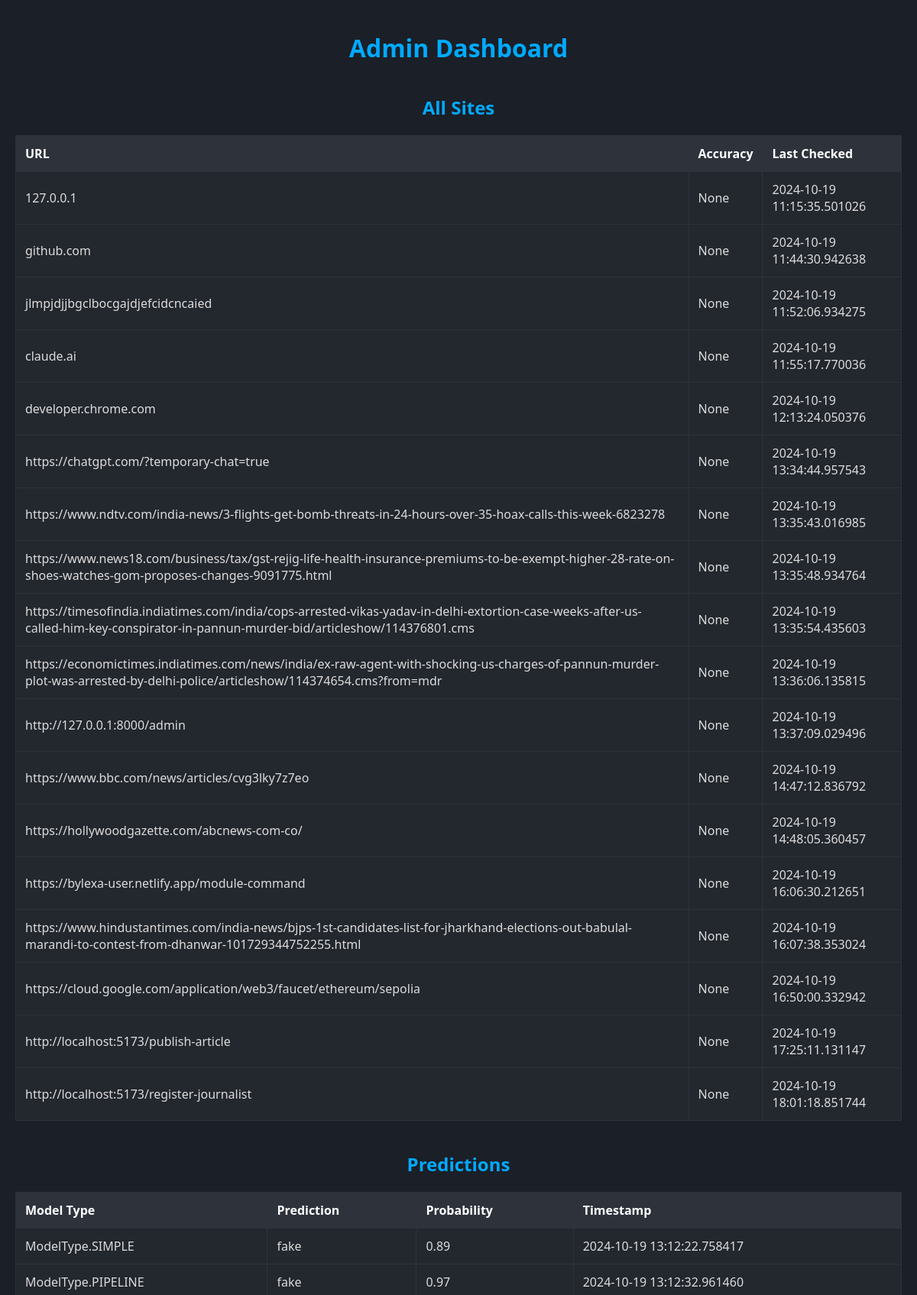
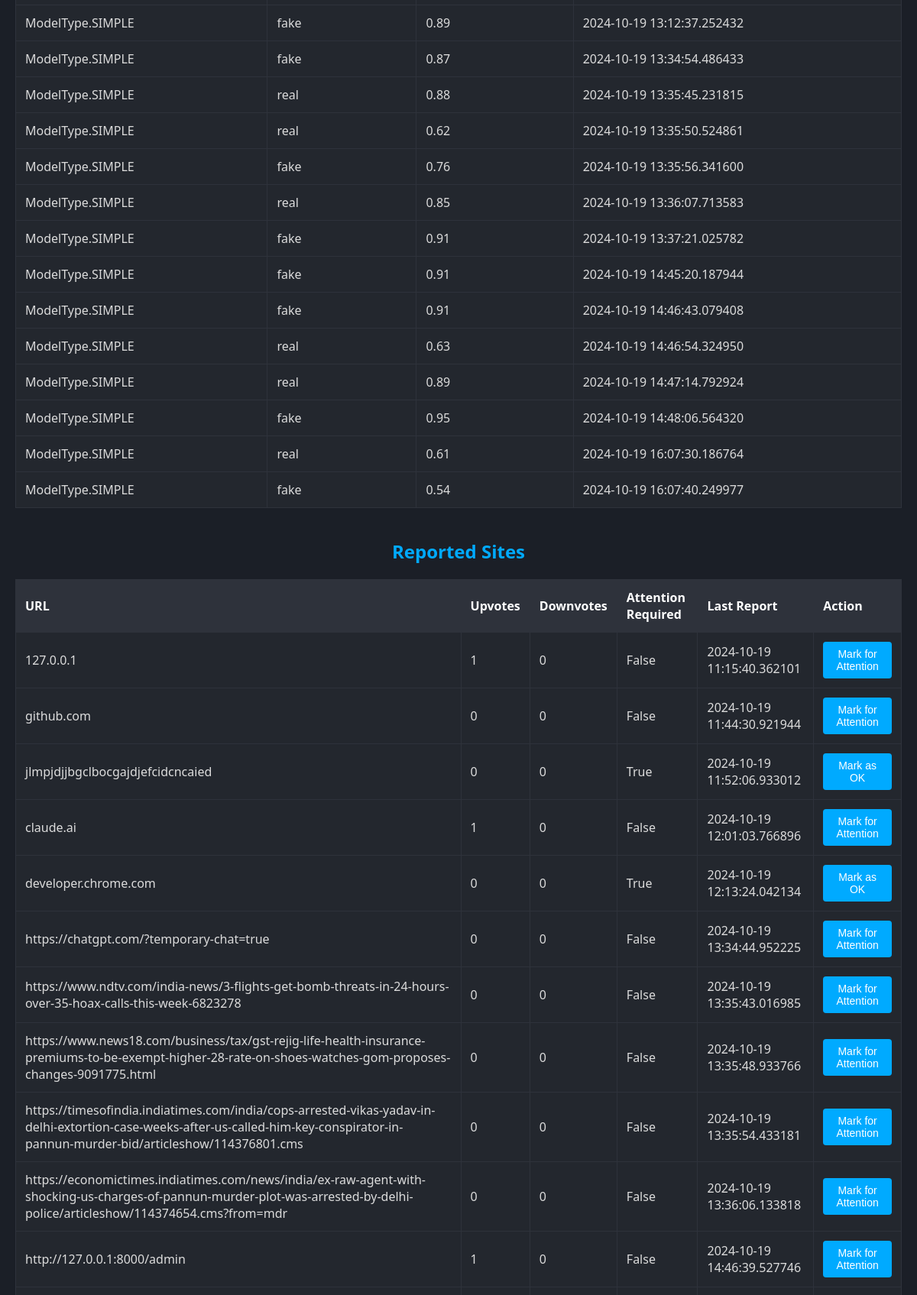
The page /admin (upper part) on the database its author committed (2 pictures, top to bottom).
### models.py (models this page shows)
class Site(Base):
    __tablename__ = "sites"
    id = Column(Integer, primary_key=True, index=True)
    url = Column(String, unique=True, index=True)
    accuracy = Column(Float)
    last_checked = Column(DateTime, default=datetime.utcnow)
    predictions = relationship("Prediction", back_populates="site")

class Prediction(Base):
    __tablename__ = "predictions"
    id = Column(Integer, primary_key=True, index=True)
    site_id = Column(Integer, ForeignKey("sites.id"))
    model_type = Column(Enum(ModelType))
    prediction = Column(String)
    probability = Column(Float)
    timestamp = Column(DateTime, default=datetime.utcnow)
    site = relationship("Site", back_populates="predictions")

class ReportedSite(Base):
    __tablename__ = "reported_sites"
    id = Column(Integer, primary_key=True, index=True)
    url = Column(String, unique=True, index=True)
    upvotes = Column(Integer, default=0)
    downvotes = Column(Integer, default=0)
    attention_required = Column(Boolean, default=False)
    last_report = Column(DateTime, default=datetime.utcnow)

### admin.py (the view)
@router.get("/admin")
async def admin_dashboard(request: Request, db: Session = Depends(get_db)):
    sites = db.query(Site).all()
    reported_sites = db.query(ReportedSite).all()
    predictions = db.query(Prediction).all()  # Query prediction data
    return templates.TemplateResponse("admin_dashboard.html", {
        "request": request,
        "sites": sites,
        "reported_sites": reported_sites,
        "predictions": predictions  # Pass predictions to the template
    })

### templates/admin_dashboard.html (shortened to what this page needs)
<!DOCTYPE html>
<html lang="en">
<head>
</head>
<body>
    <h1>Admin Dashboard</h1>
    <h2>All Sites</h2>
    <table>
        <tr>
            <th>URL</th>
            <th>Accuracy</th>
            <th>Last Checked</th>
        </tr>
        {% for site in sites %}
        <tr>
            <td data-label="URL">{{ site.url }}</td>
            <td data-label="Accuracy">{{ site.accuracy }}</td>
            <td data-label="Last Checked">{{ site.last_checked }}</td>
        </tr>
        {% endfor %}
    </table>
    <h2>Predictions</h2>
    <table>
        <tr>
            <th>Model Type</th>
            <th>Prediction</th>
            <th>Probability</th>
            <th>Timestamp</th>
        </tr>
        {% for prediction in predictions %}
        <tr>
            <td data-label="Model Type">{{ prediction.model_type }}</td>
            <td data-label="Prediction">{{ prediction.prediction }}</td>
            <td data-label="Probability">{{ "%.2f"|format(prediction.probability) }}</td>
            <td data-label="Timestamp">{{ prediction.timestamp }}</td>
        </tr>
        {% endfor %}
    </table>
    <h2>Reported Sites</h2>
    <table>
        <tr>
            <th>URL</th>
            <th>Upvotes</th>
            <th>Downvotes</th>
            <th>Attention Required</th>
            <th>Last Report</th>
            <th>Action</th>
        </tr>
        {% for site in reported_sites %}
        <tr id="site-row-{{ site.id }}" class="{{ 'attention-required' if site.attention_required else '' }}">
            <td data-label="URL">{{ site.url }}</td>
            <td data-label="Upvotes">{{ site.upvotes }}</td>
            <td data-label="Downvotes">{{ site.downvotes }}</td>
            <td data-label="Attention Required" id="attention-required-{{ site.id }}">{{ site.attention_required }}</td>
            <td data-label="Last Report">{{ site.last_report }}</td>
            <td data-label="Action">
                <button onclick="markAttention({{ site.id }}, {{ 'true' if site.attention_required else 'false' }})">
                    {{ "Mark as OK" if site.attention_required else "Mark for Attention" }}
                </button>
            </td>
        </tr>
        {% endfor %}
    </table>
</body>
</html>

### templates/admin_dashboard.html (style rules this page uses)
body { font-family: 'Segoe UI', Tahoma, Geneva, Verdana, sans-serif; background-color: #1b1f27; color: #e0e0e0; margin: 0; padding: 20px; }
h1, h2 { color: #00aaff; text-align: center; }
h1 { margin-bottom: 30px; }
h2 { margin-top: 40px; margin-bottom: 20px; }
table { width: 100%; border-collapse: collapse; margin-bottom: 30px; }
th, td { padding: 12px; text-align: left; border: 1px solid #2e323b; }
th { background-color: #2e323b; color: #ffffff; font-weight: 600; }
td { background-color: #23272e; color: #dcdcdc; }
.attention-required { background-color: #ff4d4d !important; color: white; }
button { background-color: #00aaff; border: none; color: white; padding: 8px 16px; border-radius: 4px; cursor: pointer; transition: background-color 0.3s ease; font-size: 14px; }

### rows shown on the page
Site: url "127.0.0.1", accuracy "None", last_checked "2024-10-19 11:15:35.501026"
Site: url "github.com", accuracy "None", last_checked "2024-10-19 11:44:30.942638"
Site: url "jlmpjdjjbgclbocgajdjefcidcncaied", accuracy "None", last_checked "2024-10-19 11:52:06.934275"
Site: url "claude.ai", accuracy "None", last_checked "2024-10-19 11:55:17.770036"
Site: url "developer.chrome.com", accuracy "None", last_checked "2024-10-19 12:13:24.050376"
Site: url "https://chatgpt.com/?temporary-chat=true", accuracy "None", last_checked "2024-10-19 13:34:44.957543"
Site: url "https://www.ndtv.com/india-news/3-flights-get-bomb-threats-in-24-hours-over-35-hoax-calls-this-week-6823278", accuracy "None", last_checked "2024-10-19 13:35:43.016985"
Site: url "https://www.news18.com/business/tax/gst-rejig-life-health-insurance-premiums-to-be-exempt-higher-28-rate-on-shoes-watches-gom-proposes-changes-9091775.html", accuracy "None", last_checked "2024-10-19 13:35:48.934764"
Site: url "https://timesofindia.indiatimes.com/india/cops-arrested-vikas-yadav-in-delhi-extortion-case-weeks-after-us-called-him-key-conspirator-in-pannun-murder-bid/articleshow/114376801.cms", accuracy "None", last_checked "2024-10-19 13:35:54.435603"
Site: url "https://economictimes.indiatimes.com/news/india/ex-raw-agent-with-shocking-us-charges-of-pannun-murder-plot-was-arrested-by-delhi-police/articleshow/114374654.cms?from=mdr", accuracy "None", last_checked "2024-10-19 13:36:06.135815"
Site: url "http://127.0.0.1:8000/admin", accuracy "None", last_checked "2024-10-19 13:37:09.029496"
Site: url "https://www.bbc.com/news/articles/cvg3lky7z7eo", accuracy "None", last_checked "2024-10-19 14:47:12.836792"
Site: url "https://hollywoodgazette.com/abcnews-com-co/", accuracy "None", last_checked "2024-10-19 14:48:05.360457"
Site: url "https://bylexa-user.netlify.app/module-command", accuracy "None", last_checked "2024-10-19 16:06:30.212651"
Site: url "https://www.hindustantimes.com/india-news/bjps-1st-candidates-list-for-jharkhand-elections-out-babulal-marandi-to-contest-from-dhanwar-101729344752255.html", accuracy "None", last_checked "2024-10-19 16:07:38.353024"
Site: url "https://cloud.google.com/application/web3/faucet/ethereum/sepolia", accuracy "None", last_checked "2024-10-19 16:50:00.332942"
Site: url "http://localhost:5173/publish-article", accuracy "None", last_checked "2024-10-19 17:25:11.131147"
Site: url "http://localhost:5173/register-journalist", accuracy "None", last_checked "2024-10-19 18:01:18.851744"
Prediction: model_type "ModelType.SIMPLE", prediction "fake", probability "0.89", timestamp "2024-10-19 13:12:22.758417"
Prediction: model_type "ModelType.PIPELINE", prediction "fake", probability "0.97", timestamp "2024-10-19 13:12:32.961460"
Prediction: model_type "ModelType.SIMPLE", prediction "fake", probability "0.89", timestamp "2024-10-19 13:12:37.252432"
Prediction: model_type "ModelType.SIMPLE", prediction "fake", probability "0.87", timestamp "2024-10-19 13:34:54.486433"
Prediction: model_type "ModelType.SIMPLE", prediction "real", probability "0.88", timestamp "2024-10-19 13:35:45.231815"
Prediction: model_type "ModelType.SIMPLE", prediction "real", probability "0.62", timestamp "2024-10-19 13:35:50.524861"
Prediction: model_type "ModelType.SIMPLE", prediction "fake", probability "0.76", timestamp "2024-10-19 13:35:56.341600"
Prediction: model_type "ModelType.SIMPLE", prediction "real", probability "0.85", timestamp "2024-10-19 13:36:07.713583"
Prediction: model_type "ModelType.SIMPLE", prediction "fake", probability "0.91", timestamp "2024-10-19 13:37:21.025782"
Prediction: model_type "ModelType.SIMPLE", prediction "fake", probability "0.91", timestamp "2024-10-19 14:45:20.187944"
Prediction: model_type "ModelType.SIMPLE", prediction "fake", probability "0.91", timestamp "2024-10-19 14:46:43.079408"
Prediction: model_type "ModelType.SIMPLE", prediction "real", probability "0.63", timestamp "2024-10-19 14:46:54.324950"
Prediction: model_type "ModelType.SIMPLE", prediction "real", probability "0.89", timestamp "2024-10-19 14:47:14.792924"
Prediction: model_type "ModelType.SIMPLE", prediction "fake", probability "0.95", timestamp "2024-10-19 14:48:06.564320"
Prediction: model_type "ModelType.SIMPLE", prediction "real", probability "0.61", timestamp "2024-10-19 16:07:30.186764"
Prediction: model_type "ModelType.SIMPLE", prediction "fake", probability "0.54", timestamp "2024-10-19 16:07:40.249977"
ReportedSite: url "127.0.0.1", upvotes "1", downvotes "0", attention_required "False", last_report "2024-10-19 11:15:40.362101", attention_required "Mark for Attention"
ReportedSite: url "github.com", upvotes "0", downvotes "0", attention_required "False", last_report "2024-10-19 11:44:30.921944", attention_required "Mark for Attention"
ReportedSite: url "jlmpjdjjbgclbocgajdjefcidcncaied", upvotes "0", downvotes "0", attention_required "True", last_report "2024-10-19 11:52:06.933012", attention_required "Mark as OK"
ReportedSite: url "claude.ai", upvotes "1", downvotes "0", attention_required "False", last_report "2024-10-19 12:01:03.766896", attention_required "Mark for Attention"
ReportedSite: url "developer.chrome.com", upvotes "0", downvotes "0", attention_required "True", last_report "2024-10-19 12:13:24.042134", attention_required "Mark as OK"
ReportedSite: url "https://chatgpt.com/?temporary-chat=true", upvotes "0", downvotes "0", attention_required "False", last_report "2024-10-19 13:34:44.952225", attention_required "Mark for Attention"
ReportedSite: url "https://www.ndtv.com/india-news/3-flights-get-bomb-threats-in-24-hours-over-35-hoax-calls-this-week-6823278", upvotes "0", downvotes "0", attention_required "False", last_report "2024-10-19 13:35:43.016985", attention_required "Mark for Attention"
ReportedSite: url "https://www.news18.com/business/tax/gst-rejig-life-health-insurance-premiums-to-be-exempt-higher-28-rate-on-shoes-watches-gom-proposes-changes-9091775.html", upvotes "0", downvotes "0", attention_required "False", last_report "2024-10-19 13:35:48.933766", attention_required "Mark for Attention"
ReportedSite: url "https://timesofindia.indiatimes.com/india/cops-arrested-vikas-yadav-in-delhi-extortion-case-weeks-after-us-called-him-key-conspirator-in-pannun-murder-bid/articleshow/114376801.cms", upvotes "0", downvotes "0", attention_required "False", last_report "2024-10-19 13:35:54.433181", attention_required "Mark for Attention"
ReportedSite: url "https://economictimes.indiatimes.com/news/india/ex-raw-agent-with-shocking-us-charges-of-pannun-murder-plot-was-arrested-by-delhi-police/articleshow/114374654.cms?from=mdr", upvotes "0", downvotes "0", attention_required "False", last_report "2024-10-19 13:36:06.133818", attention_required "Mark for Attention"
ReportedSite: url "http://127.0.0.1:8000/admin", upvotes "1", downvotes "0", attention_required "False", last_report "2024-10-19 14:46:39.527746", attention_required "Mark for Attention"
